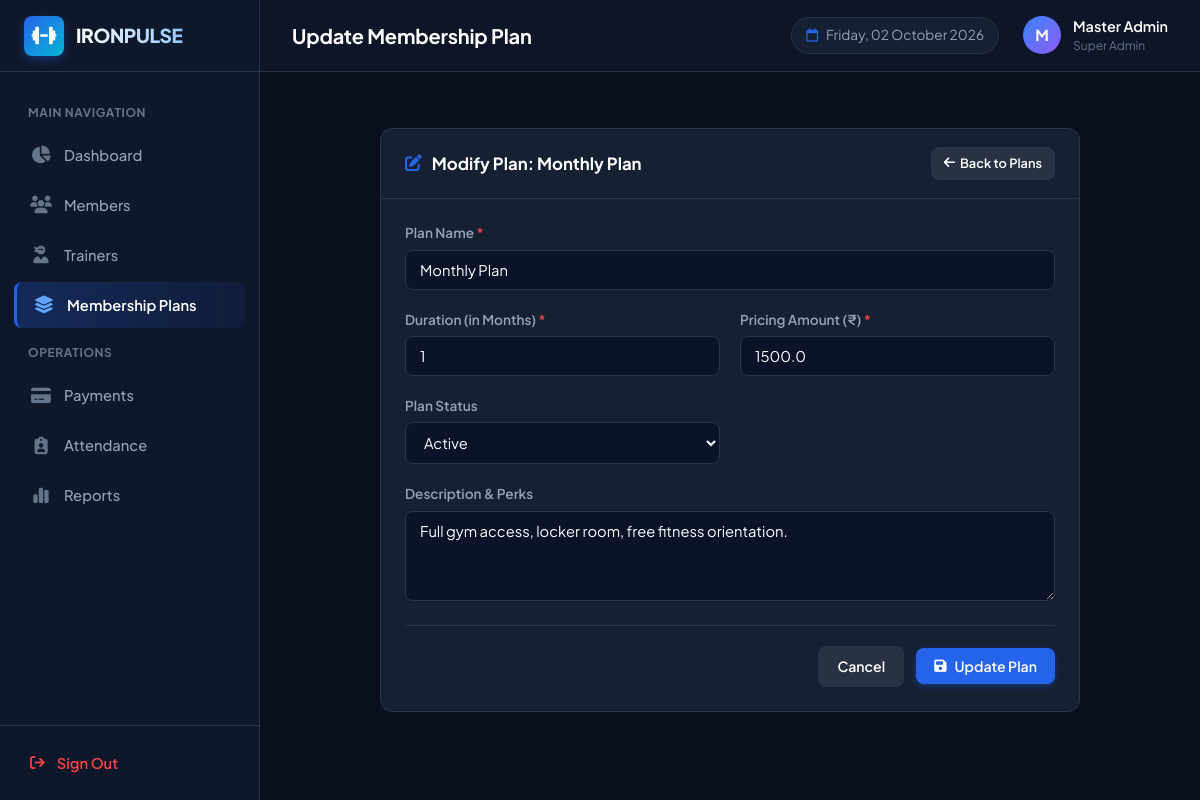
Screenshot of /plans/edit/1 (signed in) with the database file from the repository.
### tables this page shows
CREATE TABLE membership_plans (
        id INTEGER PRIMARY KEY AUTOINCREMENT,
        plan_name TEXT UNIQUE NOT NULL,
        duration_months INTEGER NOT NULL,
        price REAL NOT NULL,
        description TEXT,
        status TEXT DEFAULT 'Active',
        created_at TIMESTAMP DEFAULT CURRENT_TIMESTAMP
    );

### app.py (the view, shortened to what this page needs)
@app.route('/plans/edit/<int:id>', methods=['GET', 'POST'])
@login_required
def edit_plan(id):
    plan = query_db("SELECT * FROM membership_plans WHERE id = %s", (id,), one=True)
    if not plan:
        flash('Plan not found.', 'danger')
        return redirect(url_for('plans'))
    return render_template('plans/edit_plan.html', plan=plan)

### app.py (called while the page is built)
@app.context_processor
def inject_globals():
    return {
        'current_date': date.today().strftime('%A, %d %B %Y'),
        'today_ymd': date.today().strftime('%Y-%m-%d'),
        'current_admin': session.get('admin_name', 'Administrator'),
        'current_admin_user': session.get('admin_username', 'admin')
    }

### utils/database.py (called while the page is built, shortened)
def is_mysql_available():
    global _mysql_checked, _mysql_available
    if _mysql_checked:
        return _mysql_available

def get_db_connection():
    global DB_MODE
    DB_MODE = 'sqlite_fallback'
    os.makedirs(os.path.dirname(SQLITE_PATH), exist_ok=True)
    conn = sqlite3.connect(SQLITE_PATH, timeout=10)
    conn.row_factory = sqlite3.Row
    return conn

def query_db(query, args=(), one=False):
    conn = get_db_connection()
    try:
        if DB_MODE == 'mysql':
            cursor = conn.cursor(dictionary=True)
            cursor.execute(query, args)
            result = cursor.fetchall()
            cursor.close()
            return (result[0] if result else None) if one else result
        else:
            adapted_query = adapt_query_for_sqlite(query)
            cursor = conn.cursor()
            cursor.execute(adapted_query, args)
            rows = cursor.fetchall()
            result = [dict(row) for row in rows]
            cursor.close()
            return (result[0] if result else None) if one else result
    finally:
        conn.close()

### utils/helpers.py (called while the page is built)
def login_required(f):
    @wraps(f)
    def decorated_function(*args, **kwargs):
        if 'admin_logged_in' not in session or not session.get('admin_logged_in'):
            flash('Please log in first to access the dashboard.', 'warning')
            return redirect(url_for('login'))
        return f(*args, **kwargs)
    return decorated_function

### templates/plans/edit_plan.html (shortened to what this page needs)
{% extends 'base.html' %}
{% block page_title %}Update Membership Plan{% endblock %}
{% block content %}
<div class="card" style="max-width: 700px; margin: 0 auto;">
    <div class="card-header">
        <h2 class="card-title">
            <i class="fa-solid fa-pen-to-square"></i> Modify Plan: {{ plan.plan_name }}
        </h2>
        <a href="{{ url_for('plans') }}" class="btn btn-secondary btn-sm">
            <i class="fa-solid fa-arrow-left"></i> Back to Plans
        </a>
    </div>
    <div class="card-body">
        <form action="{{ url_for('edit_plan', id=plan.id) }}" method="POST">
            <div class="form-grid">
                <div class="form-group full-width">
                    <label for="plan_name" class="form-label">Plan Name <span class="required">*</span></label>
                    <input type="text" id="plan_name" name="plan_name" class="form-control" value="{{ plan.plan_name }}" required>
                </div>
                <div class="form-group">
                    <label for="duration_months" class="form-label">Duration (in Months) <span class="required">*</span></label>
                    <input type="number" id="duration_months" name="duration_months" class="form-control" min="1" max="60" value="{{ plan.duration_months }}" required>
                </div>
                <div class="form-group">
                    <label for="price" class="form-label">Pricing Amount (₹) <span class="required">*</span></label>
                    <input type="number" step="0.01" id="price" name="price" class="form-control" value="{{ plan.price }}" required>
                </div>
                <div class="form-group">
                    <label for="status" class="form-label">Plan Status</label>
                    <select id="status" name="status" class="form-select">
                        <option value="Active" {% if plan.status == 'Active' %}selected{% endif %}>Active</option>
                    </select>
                </div>
                <div class="form-group full-width">
                    <label for="description" class="form-label">Description & Perks</label>
                    <textarea id="description" name="description" class="form-control" rows="3">{{ plan.description or '' }}</textarea>
                </div>
            </div>
            <div class="form-actions">
                <a href="{{ url_for('plans') }}" class="btn btn-secondary">Cancel</a>
                <button type="submit" class="btn btn-primary">
                    <i class="fa-solid fa-floppy-disk"></i> Update Plan
                </button>
            </div>
        </form>
    </div>
</div>
{% endblock %}

### static/css/style.css (style rules this page uses)
:root { --bg-main: #0a0f1d; --bg-sidebar: #0f172a; --bg-card: #162033; --bg-card-hover: #1e293b; --bg-input: #0b1329; --border-color: #27354f; --border-light: rgba(255, 255, 255, 0.08); --primary: #2563eb; --primary-hover: #1d4ed8; --primary-glow: rgba(37, 99, 235, 0.35); --accent-cyan: #06b6d4; --success: #10b981; --success-bg: rgba(16, 185, 129, 0.15); --danger: #ef4444; --danger-bg: rgba(239, 68, 68, 0.15); --warning: #f59e0b; --warning-bg: rgba(245, 158, 11, 0.15); --info: #3b82f6; --info-bg: rgba(59, 130, 246, 0.15); --text-main: #f8fafc; --text-muted: #94a3b8; --text-dim: #64748b; --sidebar-width: 260px; --topbar-height: 72px; --radius-sm: 8px; --radius-md: 12px; --radius-lg: 16px; --radius-pill: 9999px; --shadow-sm: 0 2px 4px rgba(0, 0, 0, 0.2); --shadow-md: 0 4px 12px rgba(0, 0, 0, 0.3); --shadow-lg: 0 10px 25px rgba(0, 0, 0, 0.4); --transition: all 0.2s ease-in-out; }
* { margin: 0; padding: 0; box-sizing: border-box; }
body { font-family: 'Plus Jakarta Sans', -apple-system, BlinkMacSystemFont, 'Segoe UI', Roboto, sans-serif; background-color: var(--bg-main); color: var(--text-main); line-height: 1.5; overflow-x: hidden; -webkit-font-smoothing: antialiased; }
a { color: inherit; text-decoration: none; }
.card { background-color: var(--bg-card); border: 1px solid var(--border-color); border-radius: var(--radius-md); overflow: hidden; margin-bottom: 24px; }
.card-header { padding: 18px 24px; border-bottom: 1px solid var(--border-color); display: flex; align-items: center; justify-content: space-between; gap: 16px; flex-wrap: wrap; }
.card-title { font-size: 1.05rem; font-weight: 700; color: #fff; display: flex; align-items: center; gap: 10px; }
.card-title i { color: var(--primary); }
.card-body { padding: 24px; }
.btn { display: inline-flex; align-items: center; justify-content: center; gap: 8px; padding: 9px 18px; font-size: 0.88rem; font-weight: 600; border-radius: var(--radius-sm); border: none; cursor: pointer; transition: var(--transition); text-decoration: none; font-family: inherit; }
.btn-primary { background-color: var(--primary); color: #fff; box-shadow: 0 2px 6px var(--primary-glow); }
.btn-secondary { background-color: rgba(255, 255, 255, 0.08); color: #fff; border: 1px solid var(--border-color); }
.btn-sm { padding: 6px 12px; font-size: 0.8rem; gap: 5px; }
.form-grid { display: grid; grid-template-columns: repeat(2, 1fr); gap: 20px; }
.form-group { display: flex; flex-direction: column; gap: 6px; }
.form-group.full-width { grid-column: 1 / -1; }
.form-label { font-size: 0.85rem; font-weight: 600; color: var(--text-muted); }
.form-label .required { color: var(--danger); }
.form-control, .form-select { background-color: var(--bg-input); border: 1px solid var(--border-color); color: #fff; padding: 10px 14px; border-radius: var(--radius-sm); font-size: 0.92rem; font-family: inherit; transition: var(--transition); width: 100%; }
.form-control::placeholder { color: var(--text-dim); }
textarea.form-control { min-height: 90px; resize: vertical; }
.form-actions { display: flex; align-items: center; justify-content: flex-end; gap: 12px; margin-top: 24px; padding-top: 20px; border-top: 1px solid var(--border-color); }

### rows the page displays
membership_plans: plan_name "Monthly Plan", duration_months "1", price "1500.0", status "Active", description "Full gym access, locker room, free fitness orientation."

### other values shown
{{ current_admin[0] | upper if current_admin else 'A' }} "M"
{{ current_admin }} "Master Admin"
